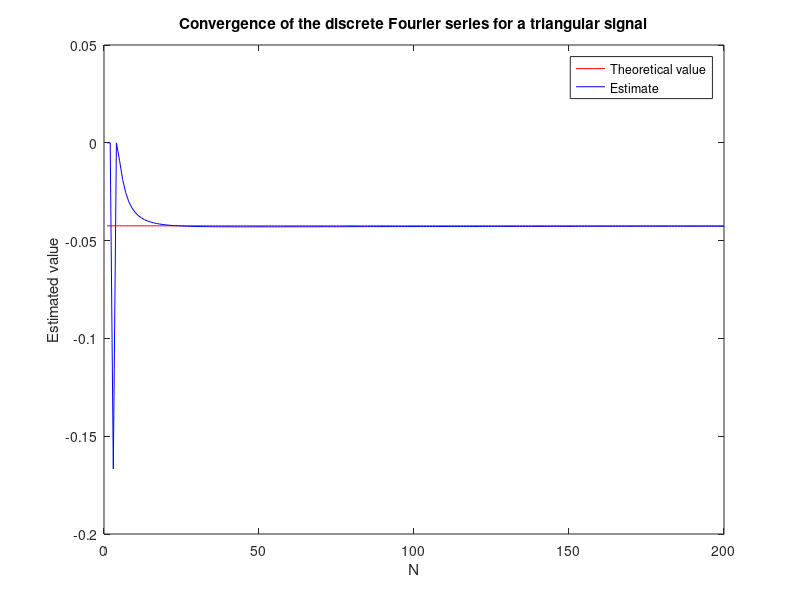

MATLAB code to generate this figure:
% The script shows how to estimate the ak parameters for a square wave
% using the Discrete Fourier Series, when we only have access to a sampled
% periodic signal f[n]
close all
clear all
clc

k = 2; % select coefficient ak
Nmax = 200; % maximum number of samples during one period of the signal
ak = []; % empty vector to store different estimates

for N = 1:1:Nmax % for-loop to increase number of samples N
    t = linspace(0, pi, N);
    f = sin(t);
    L = length(f);
    akN = 0; % reset parameter
    for n = 0:L-1
        akN = akN + f(n+1)*exp(-j*((2*pi)/N)*k*n);
    end
    ak(end+1) = akN/N; % save estimate (not the most efficient way)
end

theoretical_value = (2 / (pi * (1 - 4 * k^2)))*ones(1,length(1:1:Nmax));

plot(1:1:Nmax, theoretical_value, 'r');
hold on;
plot(1:1:Nmax, real(ak), 'b');
hold off;
xlabel('N');
ylabel('Estimated value');
title('Convergence of the discrete Fourier series for a triangular signal');
legend('Theoretical value', 'Estimate');
